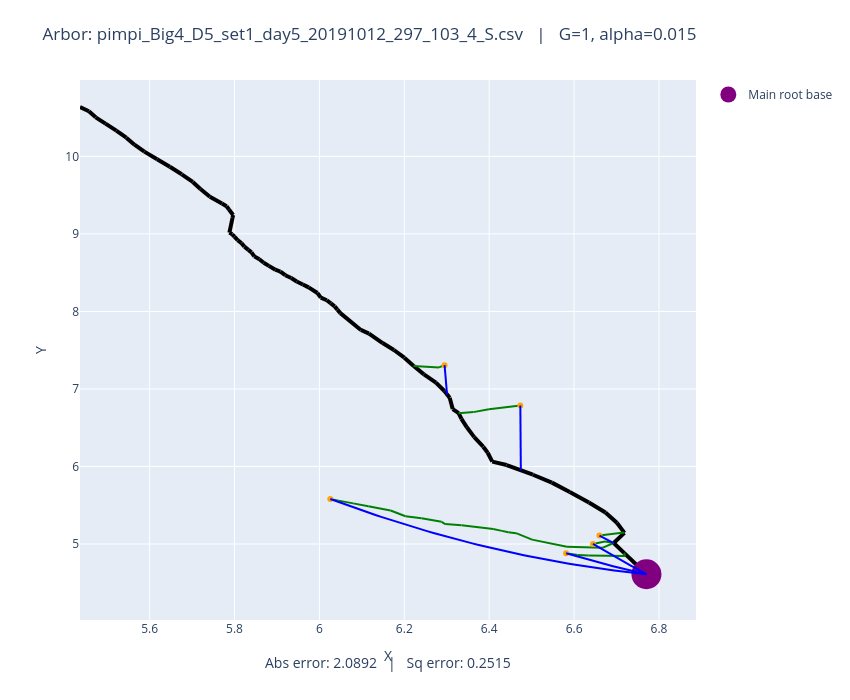

Source (notebook cell):
### Code cell
# Plot both observed and optimized
plot_arbors(fname, 1, 0.015)

### Figure 1 — Plotly figure (JSON) as saved in the notebook; plotly's stock layout.template omitted (floating-point values rounded to 4 significant figures)
{"data": [{"line": {"color": "black", "width": 4}, "mode": "lines", "showlegend": false, "type": "scatter", "x": [6.77, 6.718], "y": [4.61, 4.882]}, {"line": {"color": "black", "width": 4}, "mode": "lines", "showlegend": false, "type": "scatter", "x": [6.718, 6.693], "y": [4.882, 5.013]}, {"line": {"color": "black", "width": 4}, "mode": "lines", "showlegend": false, "type": "scatter", "x": [6.693, 6.719], "y": [5.013, 5.144]}, {"line": {"color": "black", "width": 4}, "mode": "lines", "showlegend": false, "type": "scatter", "x": [6.719, 6.701], "y": [5.144, 5.274]}, {"line": {"color": "black", "width": 4}, "mode": "lines", "showlegend": false, "type": "scatter", "x": [6.701, 6.674], "y": [5.274, 5.406]}, {"line": {"color": "black", "width": 4}, "mode": "lines", "showlegend": false, "type": "scatter", "x": [6.674, 6.635], "y": [5.406, 5.536]}, {"line": {"color": "black", "width": 4}, "mode": "lines", "showlegend": false, "type": "scatter", "x": [6.635, 6.59], "y": [5.536, 5.672]}, {"line": {"color": "black", "width": 4}, "mode": "lines", "showlegend": false, "type": "scatter", "x": [6.59, 6.548], "y": [5.672, 5.792]}, {"line": {"color": "black", "width": 4}, "mode": "lines", "showlegend": false, "type": "scatter", "x": [6.548, 6.503], "y": [5.792, 5.894]}, {"line": {"color": "black", "width": 4}, "mode": "lines", "showlegend": false, "type": "scatter", "x": [6.503, 6.441], "y": [5.894, 6.019]}, {"line": {"color": "black", "width": 4}, "mode": "lines", "showlegend": false, "type": "scatter", "x": [6.441, 6.407], "y": [6.019, 6.063]}, {"line": {"color": "black", "width": 4}, "mode": "lines", "showlegend": false, "type": "scatter", "x": [6.407, 6.396], "y": [6.063, 6.177]}, {"line": {"color": "black", "width": 4}, "mode": "lines", "showlegend": false, "type": "scatter", "x": [6.396, 6.386], "y": [6.177, 6.255]}, {"line": {"color": "black", "width": 4}, "mode": "lines", "showlegend": false, "type": "scatter", "x": [6.386, 6.365], "y": [6.255, 6.379]}, {"line": {"color": "black", "width": 4}, "mode": "lines", "showlegend": false, "type": "scatter", "x": [6.365, 6.347], "y": [6.379, 6.505]}, {"line": {"color": "black", "width": 4}, "mode": "lines", "showlegend": false, "type": "scatter", "x": [6.347, 6.335], "y": [6.505, 6.615]}, {"line": {"color": "black", "width": 4}, "mode": "lines", "showlegend": false, "type": "scatter", "x": [6.335, 6.328], "y": [6.615, 6.688]}, {"line": {"color": "black", "width": 4}, "mode": "lines", "showlegend": false, "type": "scatter", "x": [6.328, 6.314], "y": [6.688, 6.741]}, {"line": {"color": "black", "width": 4}, "mode": "lines", "showlegend": false, "type": "scatter", "x": [6.314, 6.307], "y": [6.741, 6.888]}, {"line": {"color": "black", "width": 4}, "mode": "lines", "showlegend": false, "type": "scatter", "x": [6.307, 6.294], "y": [6.888, 6.973]}, {"line": {"color": "black", "width": 4}, "mode": "lines", "showlegend": false, "type": "scatter", "x": [6.294, 6.275], "y": [6.973, 7.082]}, {"line": {"color": "black", "width": 4}, "mode": "lines", "showlegend": false, "type": "scatter", "x": [6.275, 6.246], "y": [7.082, 7.188]}, {"line": {"color": "black", "width": 4}, "mode": "lines", "showlegend": false, "type": "scatter", "x": [6.246, 6.222], "y": [7.188, 7.296]}, {"line": {"color": "black", "width": 4}, "mode": "lines", "showlegend": false, "type": "scatter", "x": [6.222, 6.2], "y": [7.296, 7.404]}, {"line": {"color": "black", "width": 4}, "mode": "lines", "showlegend": false, "type": "scatter", "x": [6.2, 6.176], "y": [7.404, 7.502]}, {"line": {"color": "black", "width": 4}, "mode": "lines", "showlegend": false, "type": "scatter", "x": [6.176, 6.149], "y": [7.502, 7.592]}, {"line": {"color": "black", "width": 4}, "mode": "lines", "showlegend": false, "type": "scatter", "x": [6.149, 6.117], "y": [7.592, 7.715]}, {"line": {"color": "black", "width": 4}, "mode": "lines", "showlegend": false, "type": "scatter", "x": [6.117, 6.098], "y": [7.715, 7.761]}, {"line": {"color": "black", "width": 4}, "mode": "lines", "showlegend": false, "type": "scatter", "x": [6.098, 6.049], "y": [7.761, 7.978]}, {"line": {"color": "black", "width": 4}, "mode": "lines", "showlegend": false, "type": "scatter", "x": [6.049, 6.042], "y": [7.978, 8.023]}, {"line": {"color": "black", "width": 4}, "mode": "lines", "showlegend": false, "type": "scatter", "x": [6.042, 6.036], "y": [8.023, 8.065]}, {"line": {"color": "black", "width": 4}, "mode": "lines", "showlegend": false, "type": "scatter", "x": [6.036, 6.027], "y": [8.065, 8.104]}, {"line": {"color": "black", "width": 4}, "mode": "lines", "showlegend": false, "type": "scatter", "x": [6.027, 6.017], "y": [8.104, 8.145]}, {"line": {"color": "black", "width": 4}, "mode": "lines", "showlegend": false, "type": "scatter", "x": [6.017, 6.003], "y": [8.145, 8.179]}, {"line": {"color": "black", "width": 4}, "mode": "lines", "showlegend": false, "type": "scatter", "x": [6.003, 5.995], "y": [8.179, 8.238]}, {"line": {"color": "black", "width": 4}, "mode": "lines", "showlegend": false, "type": "scatter", "x": [5.995, 5.975], "y": [8.238, 8.31]}, {"line": {"color": "black", "width": 4}, "mode": "lines", "showlegend": false, "type": "scatter", "x": [5.975, 5.961], "y": [8.31, 8.347]}, {"line": {"color": "black", "width": 4}, "mode": "lines", "showlegend": false, "type": "scatter", "x": [5.961, 5.946], "y": [8.347, 8.387]}, {"line": {"color": "black", "width": 4}, "mode": "lines", "showlegend": false, "type": "scatter", "x": [5.946, 5.934], "y": [8.387, 8.431]}, {"line": {"color": "black", "width": 4}, "mode": "lines", "showlegend": false, "type": "scatter", "x": [5.934, 5.92], "y": [8.431, 8.467]}, {"line": {"color": "black", "width": 4}, "mode": "lines", "showlegend": false, "type": "scatter", "x": [5.92, 5.908], "y": [8.467, 8.515]}, {"line": {"color": "black", "width": 4}, "mode": "lines", "showlegend": false, "type": "scatter", "x": [5.908, 5.896], "y": [8.515, 8.538]}, {"line": {"color": "black", "width": 4}, "mode": "lines", "showlegend": false, "type": "scatter", "x": [5.896, 5.881], "y": [8.538, 8.588]}, {"line": {"color": "black", "width": 4}, "mode": "lines", "showlegend": false, "type": "scatter", "x": [5.881, 5.869], "y": [8.588, 8.629]}, {"line": {"color": "black", "width": 4}, "mode": "lines", "showlegend": false, "type": "scatter", "x": [5.869, 5.859], "y": [8.629, 8.673]}, {"line": {"color": "black", "width": 4}, "mode": "lines", "showlegend": false, "type": "scatter", "x": [5.859, 5.847], "y": [8.673, 8.711]}, {"line": {"color": "black", "width": 4}, "mode": "lines", "showlegend": false, "type": "scatter", "x": [5.847, 5.84], "y": [8.711, 8.762]}, {"line": {"color": "black", "width": 4}, "mode": "lines", "showlegend": false, "type": "scatter", "x": [5.84, 5.833], "y": [8.762, 8.795]}, {"line": {"color": "black", "width": 4}, "mode": "lines", "showlegend": false, "type": "scatter", "x": [5.833, 5.823], "y": [8.795, 8.836]}, {"line": {"color": "black", "width": 4}, "mode": "lines", "showlegend": false, "type": "scatter", "x": [5.823, 5.816], "y": [8.836, 8.881]}, {"line": {"color": "black", "width": 4}, "mode": "lines", "showlegend": false, "type": "scatter", "x": [5.816, 5.807], "y": [8.881, 8.919]}, {"line": {"color": "black", "width": 4}, "mode": "lines", "showlegend": false, "type": "scatter", "x": [5.807, 5.8], "y": [8.919, 8.964]}, {"line": {"color": "black", "width": 4}, "mode": "lines", "showlegend": false, "type": "scatter", "x": [5.8, 5.795], "y": [8.964, 8.995]}, {"line": {"color": "black", "width": 4}, "mode": "lines", "showlegend": false, "type": "scatter", "x": [5.795, 5.788], "y": [8.995, 9.017]}, {"line": {"color": "black", "width": 4}, "mode": "lines", "showlegend": false, "type": "scatter", "x": [5.788, 5.795], "y": [9.017, 9.208]}, {"line": {"color": "black", "width": 4}, "mode": "lines", "showlegend": false, "type": "scatter", "x": [5.795, 5.797], "y": [9.208, 9.244]}, {"line": {"color": "black", "width": 4}, "mode": "lines", "showlegend": false, "type": "scatter", "x": [5.797, 5.787], "y": [9.244, 9.315]}, {"line": {"color": "black", "width": 4}, "mode": "lines", "showlegend": false, "type": "scatter", "x": [5.787, 5.781], "y": [9.315, 9.357]}, {"line": {"color": "black", "width": 4}, "mode": "lines", "showlegend": false, "type": "scatter", "x": [5.781, 5.77], "y": [9.357, 9.392]}, {"line": {"color": "black", "width": 4}, "mode": "lines", "showlegend": false, "type": "scatter", "x": [5.77, 5.742], "y": [9.392, 9.479]}, {"line": {"color": "black", "width": 4}, "mode": "lines", "showlegend": false, "type": "scatter", "x": [5.742, 5.72], "y": [9.479, 9.58]}, {"line": {"color": "black", "width": 4}, "mode": "lines", "showlegend": false, "type": "scatter", "x": [5.72, 5.702], "y": [9.58, 9.671]}, {"line": {"color": "black", "width": 4}, "mode": "lines", "showlegend": false, "type": "scatter", "x": [5.702, 5.676], "y": [9.671, 9.77]}, {"line": {"color": "black", "width": 4}, "mode": "lines", "showlegend": false, "type": "scatter", "x": [5.676, 5.648], "y": [9.77, 9.867]}, {"line": {"color": "black", "width": 4}, "mode": "lines", "showlegend": false, "type": "scatter", "x": [5.648, 5.618], "y": [9.867, 9.965]}, {"line": {"color": "black", "width": 4}, "mode": "lines", "showlegend": false, "type": "scatter", "x": [5.618, 5.588], "y": [9.965, 10.06]}, {"line": {"color": "black", "width": 4}, "mode": "lines", "showlegend": false, "type": "scatter", "x": [5.588, 5.564], "y": [10.06, 10.15]}, {"line": {"color": "black", "width": 4}, "mode": "lines", "showlegend": false, "type": "scatter", "x": [5.564, 5.545], "y": [10.15, 10.24]}, {"line": {"color": "black", "width": 4}, "mode": "lines", "showlegend": false, "type": "scatter", "x": [5.545, 5.522], "y": [10.24, 10.33]}, {"line": {"color": "black", "width": 4}, "mode": "lines", "showlegend": false, "type": "scatter", "x": [5.522, 5.496], "y": [10.33, 10.42]}, {"line": {"color": "black", "width": 4}, "mode": "lines", "showlegend": false, "type": "scatter", "x": [5.496, 5.473], "y": [10.42, 10.5]}, {"line": {"color": "black", "width": 4}, "mode": "lines", "showlegend": false, "type": "scatter", "x": [5.473, 5.457], "y": [10.5, 10.58]}, {"line": {"color": "black", "width": 4}, "mode": "lines", "showlegend": false, "type": "scatter", "x": [5.457, 5.436], "y": [10.58, 10.64]}, {"line": {"color": "green", "width": 2}, "mode": "lines", "showlegend": false, "type": "scatter", "x": [6.66, 6.717], "y": [5.109, 5.147]}, {"line": {"color": "green", "width": 2}, "mode": "lines", "showlegend": false, "type": "scatter", "x": [6.717, 6.719], "y": [5.147, 5.144]}, {"line": {"color": "green", "width": 2}, "mode": "lines", "showlegend": false, "type": "scatter", "x": [6.645, 6.673], "y": [5.001, 5.034]}, {"line": {"color": "green", "width": 2}, "mode": "lines", "showlegend": false, "type": "scatter", "x": [6.673, 6.693], "y": [5.034, 5.013]}, {"line": {"color": "green", "width": 2}, "mode": "lines", "showlegend": false, "type": "scatter", "x": [6.026, 6.045], "y": [5.581, 5.559]}, {"line": {"color": "green", "width": 2}, "mode": "lines", "showlegend": false, "type": "scatter", "x": [6.045, 6.08], "y": [5.559, 5.524]}, {"line": {"color": "green", "width": 2}, "mode": "lines", "showlegend": false, "type": "scatter", "x": [6.08, 6.115], "y": [5.524, 5.486]}, {"line": {"color": "green", "width": 2}, "mode": "lines", "showlegend": false, "type": "scatter", "x": [6.115, 6.168], "y": [5.486, 5.433]}, {"line": {"color": "green", "width": 2}, "mode": "lines", "showlegend": false, "type": "scatter", "x": [6.168, 6.203], "y": [5.433, 5.358]}, {"line": {"color": "green", "width": 2}, "mode": "lines", "showlegend": false, "type": "scatter", "x": [6.203, 6.241], "y": [5.358, 5.332]}, {"line": {"color": "green", "width": 2}, "mode": "lines", "showlegend": false, "type": "scatter", "x": [6.241, 6.288], "y": [5.332, 5.286]}, {"line": {"color": "green", "width": 2}, "mode": "lines", "showlegend": false, "type": "scatter", "x": [6.288, 6.296], "y": [5.286, 5.257]}, {"line": {"color": "green", "width": 2}, "mode": "lines", "showlegend": false, "type": "scatter", "x": [6.296, 6.335], "y": [5.257, 5.241]}, {"line": {"color": "green", "width": 2}, "mode": "lines", "showlegend": false, "type": "scatter", "x": [6.335, 6.41], "y": [5.241, 5.194]}, {"line": {"color": "green", "width": 2}, "mode": "lines", "showlegend": false, "type": "scatter", "x": [6.41, 6.43], "y": [5.194, 5.169]}, {"line": {"color": "green", "width": 2}, "mode": "lines", "showlegend": false, "type": "scatter", "x": [6.43, 6.445], "y": [5.169, 5.151]}, {"line": {"color": "green", "width": 2}, "mode": "lines", "showlegend": false, "type": "scatter", "x": [6.445, 6.463], "y": [5.151, 5.14]}, {"line": {"color": "green", "width": 2}, "mode": "lines", "showlegend": false, "type": "scatter", "x": [6.463, 6.501], "y": [5.14, 5.056]}, {"line": {"color": "green", "width": 2}, "mode": "lines", "showlegend": false, "type": "scatter", "x": [6.501, 6.583], "y": [5.056, 4.963]}, {"line": {"color": "green", "width": 2}, "mode": "lines", "showlegend": false, "type": "scatter", "x": [6.583, 6.667], "y": [4.963, 4.951]}, {"line": {"color": "green", "width": 2}, "mode": "lines", "showlegend": false, "type": "scatter", "x": [6.667, 6.693], "y": [4.951, 5.013]}, {"line": {"color": "green", "width": 2}, "mode": "lines", "showlegend": false, "type": "scatter", "x": [6.581, 6.608], "y": [4.88, 4.86]}, {"line": {"color": "green", "width": 2}, "mode": "lines", "showlegend": false, "type": "scatter", "x": [6.608, 6.634], "y": [4.86, 4.851]}, {"line": {"color": "green", "width": 2}, "mode": "lines", "showlegend": false, "type": "scatter", "x": [6.634, 6.72], "y": [4.851, 4.845]}, {"line": {"color": "green", "width": 2}, "mode": "lines", "showlegend": false, "type": "scatter", "x": [6.72, 6.718], "y": [4.845, 4.882]}, {"line": {"color": "green", "width": 2}, "mode": "lines", "showlegend": false, "type": "scatter", "x": [6.295, 6.282], "y": [7.307, 7.278]}, {"line": {"color": "green", "width": 2}, "mode": "lines", "showlegend": false, "type": "scatter", "x": [6.282, 6.222], "y": [7.278, 7.296]}, {"line": {"color": "green", "width": 2}, "mode": "lines", "showlegend": false, "type": "scatter", "x": [6.473, 6.399], "y": [6.788, 6.737]}, {"line": {"color": "green", "width": 2}, "mode": "lines", "showlegend": false, "type": "scatter", "x": [6.399, 6.363], "y": [6.737, 6.701]}, {"line": {"color": "green", "width": 2}, "mode": "lines", "showlegend": false, "type": "scatter", "x": [6.363, 6.328], "y": [6.701, 6.688]}, {"marker": {"color": "orange"}, "mode": "markers", "showlegend": false, "type": "scatter", "x": [6.66], "y": [5.109]}, {"marker": {"color": "orange"}, "mode": "markers", "showlegend": false, "type": "scatter", "x": [6.645], "y": [5.001]}, {"marker": {"color": "orange"}, "mode": "markers", "showlegend": false, "type": "scatter", "x": [6.026], "y": [5.581]}, {"marker": {"color": "orange"}, "mode": "markers", "showlegend": false, "type": "scatter", "x": [6.581], "y": [4.88]}, {"marker": {"color": "orange"}, "mode": "markers", "showlegend": false, "type": "scatter", "x": [6.295], "y": [7.307]}, {"marker": {"color": "orange"}, "mode": "markers", "showlegend": false, "type": "scatter", "x": [6.473], "y": [6.788]}, {"marker": {"color": "purple", "size": 30}, "mode": "markers", "name": "Main root base", "type": "scatter", "x": [6.77], "y": [4.61]}, {"line": {"color": "blue"}, "mode": "lines", "showlegend": false, "type": "scatter", "x": [6.66, 6.661, 6.661, 6.662, 6.663, 6.663, 6.664, 6.665, 6.665, 6.666, 6.667, 6.667, 6.668, 6.669, 6.669, 6.67, 6.671, 6.671, 6.672, 6.673, 6.674, 6.674, 6.675, 6.676, 6.676, 6.677, 6.678, 6.678, 6.679, 6.68, 6.68, 6.681, 6.682, 6.682, 6.683, 6.684, 6.684, 6.685, 6.686, 6.686, 6.687, 6.688, 6.689, 6.689, 6.69, 6.691, 6.691, 6.692, 6.693, 6.693], "y": [5.109, 5.107, 5.105, 5.103, 5.101, 5.099, 5.097, 5.095, 5.093, 5.091, 5.089, 5.087, 5.085, 5.083, 5.082, 5.08, 5.078, 5.076, 5.074, 5.072, 5.07, 5.068, 5.066, 5.064, 5.062, 5.06, 5.058, 5.056, 5.054, 5.052, 5.05, 5.048, 5.046, 5.044, 5.042, 5.04, 5.038, 5.036, 5.034, 5.032, 5.03, 5.028, 5.026, 5.024, 5.022, 5.021, 5.019, 5.017, 5.015, 5.013]}, {"line": {"color": "blue"}, "mode": "lines", "showlegend": false, "type": "scatter", "x": [6.645, 6.647, 6.65, 6.652, 6.655, 6.657, 6.66, 6.663, 6.665, 6.668, 6.67, 6.673, 6.675, 6.678, 6.681, 6.683, 6.686, 6.688, 6.691, 6.693, 6.696, 6.699, 6.701, 6.704, 6.706, 6.709, 6.711, 6.714, 6.717, 6.719, 6.722, 6.724, 6.727, 6.729, 6.732, 6.735, 6.737, 6.74, 6.742, 6.745, 6.747, 6.75, 6.752, 6.755, 6.758, 6.76, 6.763, 6.765, 6.768, 6.77], "y": [5.001, 4.993, 4.984, 4.976, 4.968, 4.96, 4.951, 4.943, 4.935, 4.927, 4.919, 4.91, 4.902, 4.894, 4.886, 4.878, 4.87, 4.862, 4.854, 4.845, 4.837, 4.829, 4.821, 4.813, 4.805, 4.797, 4.789, 4.781, 4.774, 4.766, 4.758, 4.75, 4.742, 4.734, 4.726, 4.718, 4.71, 4.703, 4.695, 4.687, 4.679, 4.671, 4.664, 4.656, 4.648, 4.641, 4.633, 4.625, 4.617, 4.61]}, {"line": {"color": "blue"}, "mode": "lines", "showlegend": false, "type": "scatter", "x": [6.026, 6.041, 6.056, 6.071, 6.086, 6.102, 6.117, 6.132, 6.147, 6.162, 6.178, 6.193, 6.208, 6.223, 6.238, 6.254, 6.269, 6.284, 6.299, 6.314, 6.33, 6.345, 6.36, 6.375, 6.39, 6.406, 6.421, 6.436, 6.451, 6.466, 6.482, 6.497, 6.512, 6.527, 6.542, 6.558, 6.573, 6.588, 6.603, 6.618, 6.634, 6.649, 6.664, 6.679, 6.694, 6.71, 6.725, 6.74, 6.755, 6.77], "y": [5.581, 5.55, 5.52, 5.49, 5.46, 5.431, 5.403, 5.374, 5.347, 5.32, 5.293, 5.267, 5.241, 5.215, 5.19, 5.166, 5.142, 5.118, 5.095, 5.073, 5.051, 5.029, 5.008, 4.987, 4.967, 4.947, 4.928, 4.909, 4.89, 4.872, 4.855, 4.838, 4.821, 4.805, 4.789, 4.774, 4.759, 4.745, 4.731, 4.718, 4.705, 4.693, 4.681, 4.669, 4.658, 4.648, 4.637, 4.628, 4.619, 4.61]}, {"line": {"color": "blue"}, "mode": "lines", "showlegend": false, "type": "scatter", "x": [6.581, 6.585, 6.589, 6.593, 6.597, 6.6, 6.604, 6.608, 6.612, 6.616, 6.62, 6.624, 6.628, 6.631, 6.635, 6.639, 6.643, 6.647, 6.651, 6.655, 6.658, 6.662, 6.666, 6.67, 6.674, 6.678, 6.682, 6.685, 6.689, 6.693, 6.697, 6.701, 6.705, 6.709, 6.713, 6.716, 6.72, 6.724, 6.728, 6.732, 6.736, 6.74, 6.743, 6.747, 6.751, 6.755, 6.759, 6.763, 6.767, 6.77], "y": [4.88, 4.874, 4.868, 4.862, 4.855, 4.849, 4.843, 4.837, 4.831, 4.825, 4.819, 4.813, 4.807, 4.801, 4.796, 4.79, 4.784, 4.778, 4.773, 4.767, 4.761, 4.756, 4.75, 4.744, 4.739, 4.733, 4.728, 4.722, 4.717, 4.712, 4.706, 4.701, 4.695, 4.69, 4.685, 4.68, 4.675, 4.669, 4.664, 4.659, 4.654, 4.649, 4.644, 4.639, 4.634, 4.629, 4.624, 4.619, 4.615, 4.61]}, {"line": {"color": "blue"}, "mode": "lines", "showlegend": false, "type": "scatter", "x": [6.295, 6.295, 6.295, 6.295, 6.295, 6.295, 6.296, 6.296, 6.296, 6.296, 6.296, 6.296, 6.296, 6.296, 6.297, 6.297, 6.297, 6.297, 6.297, 6.297, 6.297, 6.297, 6.297, 6.298, 6.298, 6.298, 6.298, 6.298, 6.298, 6.298, 6.298, 6.299, 6.299, 6.299, 6.299, 6.299, 6.299, 6.299, 6.299, 6.3, 6.3, 6.3, 6.3, 6.3, 6.3, 6.3, 6.3, 6.3, 6.301, 6.301], "y": [7.307, 7.3, 7.292, 7.284, 7.277, 7.269, 7.261, 7.254, 7.246, 7.238, 7.23, 7.223, 7.215, 7.207, 7.2, 7.192, 7.184, 7.177, 7.169, 7.161, 7.154, 7.146, 7.138, 7.13, 7.123, 7.115, 7.107, 7.1, 7.092, 7.084, 7.077, 7.069, 7.061, 7.054, 7.046, 7.038, 7.03, 7.023, 7.015, 7.007, 7.0, 6.992, 6.984, 6.977, 6.969, 6.961, 6.954, 6.946, 6.938, 6.931]}, {"line": {"color": "blue"}, "mode": "lines", "showlegend": false, "type": "scatter", "x": [6.473, 6.473, 6.473, 6.473, 6.473, 6.473, 6.474, 6.474, 6.474, 6.474, 6.474, 6.474, 6.474, 6.474, 6.474, 6.474, 6.474, 6.474, 6.474, 6.474, 6.474, 6.474, 6.474, 6.474, 6.474, 6.474, 6.474, 6.474, 6.474, 6.474, 6.474, 6.474, 6.474, 6.474, 6.474, 6.474, 6.474, 6.474, 6.474, 6.474, 6.474, 6.474, 6.474, 6.474, 6.474, 6.474, 6.475, 6.475, 6.475, 6.475], "y": [6.788, 6.771, 6.754, 6.737, 6.72, 6.703, 6.686, 6.669, 6.652, 6.634, 6.617, 6.6, 6.583, 6.566, 6.549, 6.532, 6.515, 6.498, 6.481, 6.464, 6.447, 6.429, 6.412, 6.395, 6.378, 6.361, 6.344, 6.327, 6.31, 6.293, 6.276, 6.259, 6.242, 6.225, 6.207, 6.19, 6.173, 6.156, 6.139, 6.122, 6.105, 6.088, 6.071, 6.054, 6.037, 6.02, 6.003, 5.985, 5.968, 5.951]}], "layout": {"annotations": [{"font": {"size": 14}, "showarrow": false, "text": "Abs error: 2.0892   |   Sq error: 0.2515", "x": 0.5, "xref": "paper", "y": -0.1, "yref": "paper"}], "height": 700, "margin": {"b": 80, "t": 80}, "title": {"text": "Arbor: pimpi_Big4_D5_set1_day5_20191012_297_103_4_S.csv   |   G=1, alpha=0.015"}, "width": 850, "xaxis": {"autorange": true, "range": [5.436, 6.888], "title": {"text": "X"}, "type": "linear"}, "yaxis": {"autorange": true, "range": [4.02, 10.99], "title": {"text": "Y"}, "type": "linear"}}}
